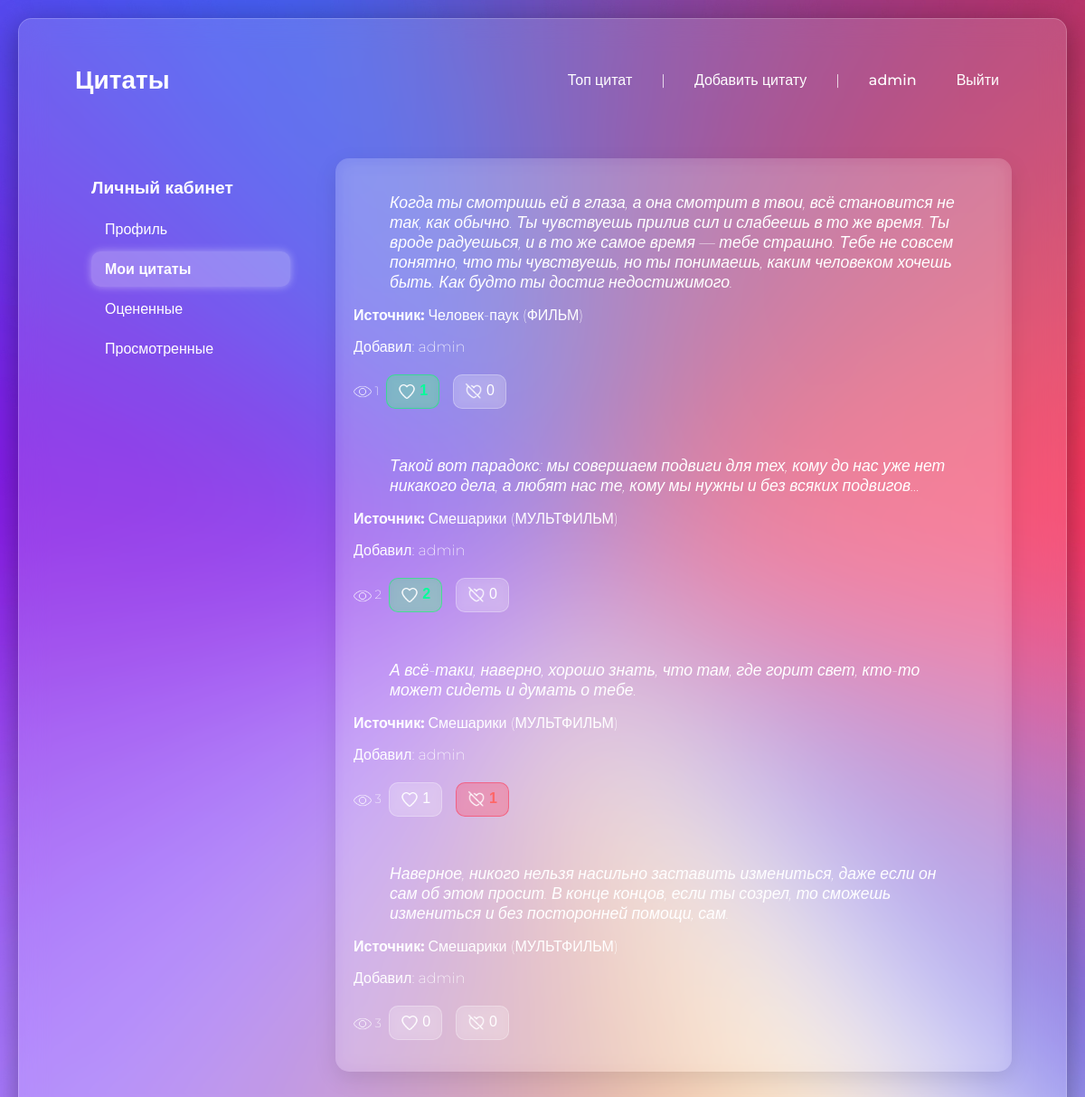
The app's page /profile/mine (signed in), older data.
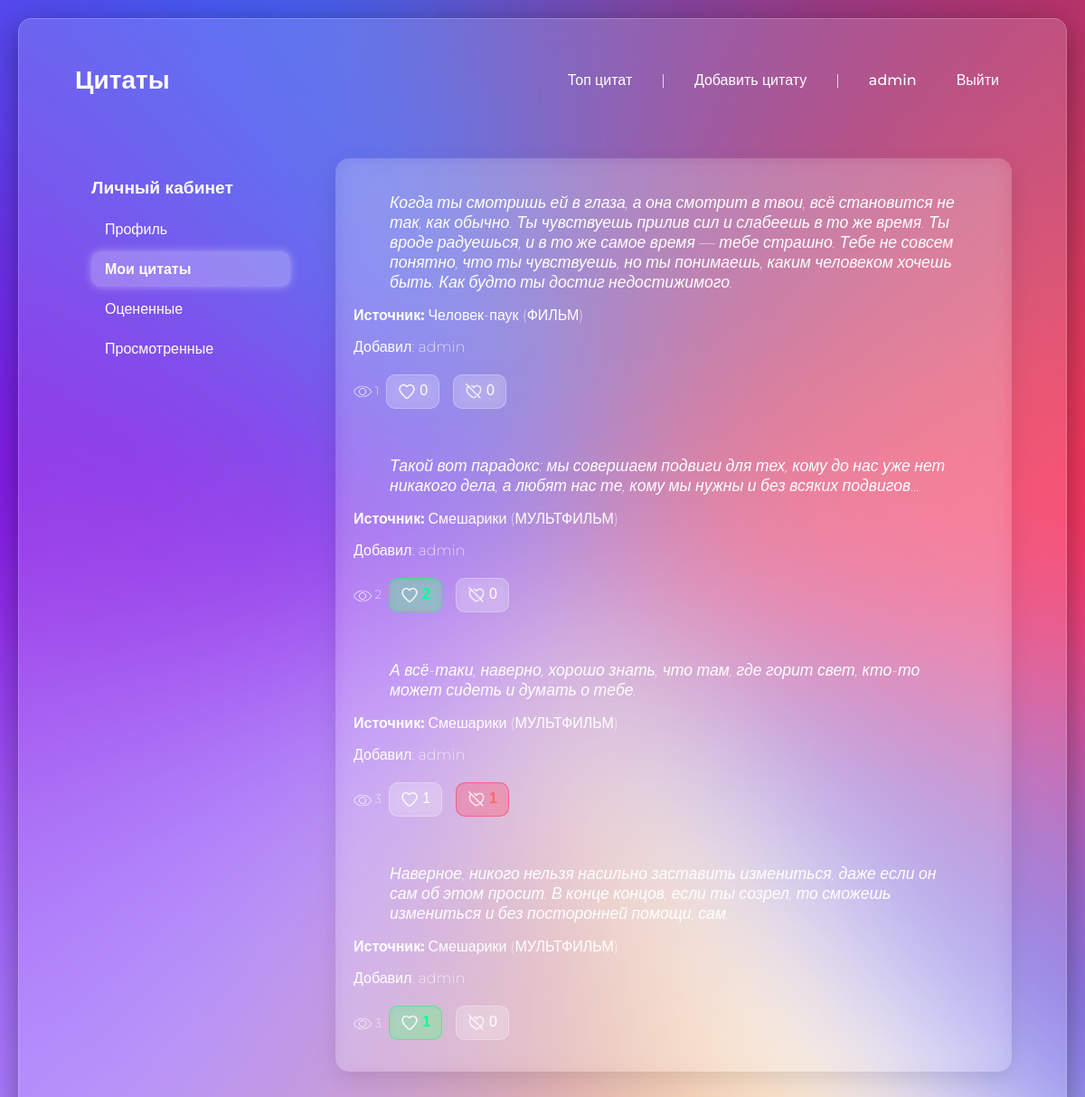
The same page, newer data.
### main/models.py (models this page shows)
class Quote(models.Model):
    source = models.ForeignKey(Source, on_delete=models.CASCADE)
    quote = models.TextField()
    likes = models.PositiveIntegerField(default=0)
    dislikes = models.PositiveIntegerField(default=0)
    views = models.PositiveIntegerField(default=0)
    prob_rate = models.PositiveIntegerField(default=-1)
    author = models.ForeignKey(User, on_delete=models.CASCADE)
    timestamp = models.DateTimeField(auto_now_add=True)

class Source(models.Model):
    SOURCE_TYPES = (
        ('КНИГА', 'Книга'),
        ('МУЗЫКА', 'Музыка'),
        ('ФИЛЬМ', 'Фильм'),
        ('СЕРИАЛ', 'Сериал'),
        ('МУЛЬТФИЛЬМ', 'Мультфильм'),
        ('ДРУГОЕ', 'Другое'),
    )
    name = models.CharField(max_length=200)
    type = models.CharField(max_length=20, choices=SOURCE_TYPES, default='OTHER')
    class Meta:
        unique_together = ('name', 'type')

### main/views.py (the view)
# urls.py: path('profile/mine', views.my_quotes, name='my_quotes'),
@login_required
def my_quotes(request):
    quotes = Quote.objects.filter(author=request.user).order_by("-timestamp")
    ratings = RatingCount.objects.filter(user=request.user, quote__in=quotes)
    ratings_dict = {r.quote_id: r.value for r in ratings}
    return render(request, "profile_templates/my_quotes.html", {
        "quotes": quotes,
        "top_ratings": ratings_dict,
    })

### main/templatetags/ratings_extras.py (called while the page is built)
@register.filter
def get_rating(ratings_dict, quote_id):
    return ratings_dict.get(quote_id)

### templates/profile_templates/my_quotes.html (shortened to what this page needs)
{% extends "profile_templates/profile.html" %}
{% load ratings_extras %}
{% load static %}
{% block info %}
    <ul class="quote-list">
    {% for quote in quotes %}
        <li>
            <blockquote>{{ quote.quote }}</blockquote>
            <p><strong>Источник:</strong> {{ quote.source.name }} ({{ quote.source.type }})</p>
            <p>Добавил: {{ quote.author.username }}</p>
            <div id="rating-buttons-{{ quote.id }}">
                <small><img src="{% static "img/ico/eye-32.ico" %}" class="ico"> {{ quote.views }} </small>
                <button class="like-btn {% if top_ratings|get_rating:quote.id == 1 %} active {% endif %}" onclick="rateQuote({{ quote.id }}, 1)">
                    <img src="{% static 'img/ico/like-heart2.png' %}" alt='like'>
                    <span id="like-count-{{ quote.id }}">{{ quote.likes }}</span>
                </button>
                <button  class="dislike-btn {% if top_ratings|get_rating:quote.id == -1 %} active {% endif %}" onclick="rateQuote({{ quote.id }}, -1)">
                    <img src="{% static 'img/ico/dislike-heart.png' %}" alt='dislike'>
                    <span id="dislike-count-{{ quote.id }}">{{ quote.dislikes }}</span>
                </button>
            </div>
        </li>
    {% empty %}
        <li>Вы пока не добавили ни одной цитаты.</li>
    {% endfor %}
    </ul>
{% endblock %}

Row changes from the older to the newer data that the page shows:
changed Quote "Человек-паук": likes (not shown) → "0"
changed Quote (number 4 of 4 on the later page): likes "0" → "1"
